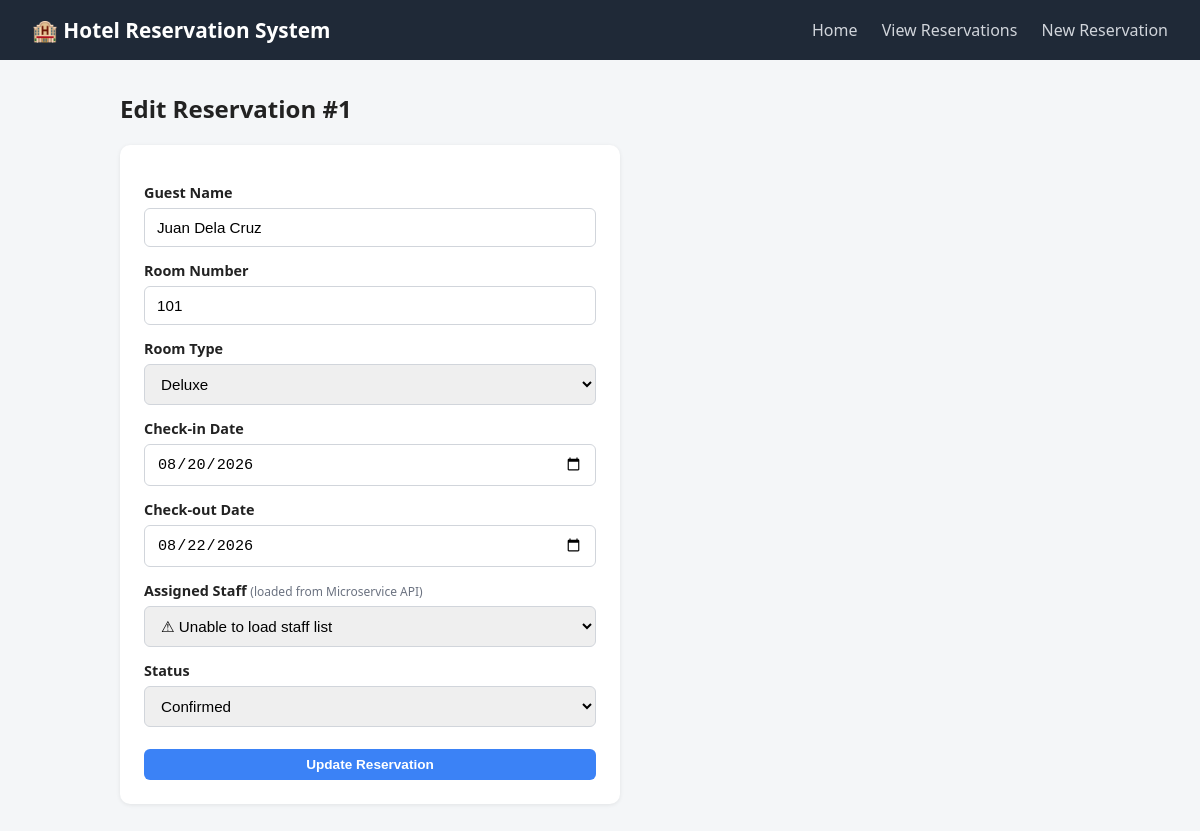
The app's page /main_system/update.php?id=1 with its own data.
### tables this page shows
CREATE TABLE IF NOT EXISTS reservations (
    id INT AUTO_INCREMENT PRIMARY KEY,
    guest_name VARCHAR(100) NOT NULL,
    room_number VARCHAR(10) NOT NULL,
    room_type VARCHAR(50) NOT NULL,
    checkin_date DATE NOT NULL,
    checkout_date DATE NOT NULL,
    assigned_employee_id INT NOT NULL,        
    assigned_employee_name VARCHAR(100) NOT NULL,
    status VARCHAR(20) DEFAULT 'Pending',
    created_at TIMESTAMP DEFAULT CURRENT_TIMESTAMP,
    updated_at TIMESTAMP DEFAULT CURRENT_TIMESTAMP ON UPDATE CURRENT_TIMESTAMP
);

### main_system/update.php (the view, shortened to what this page needs)
<?php
require_once __DIR__ . '/db_config.php';
$id = isset($_GET['id']) ? (int)$_GET['id'] : (isset($_POST['id']) ? (int)$_POST['id'] : 0);
$stmt = $pdo->prepare("SELECT * FROM reservations WHERE id = :id");
$stmt->execute([':id' => $id]);
$reservation = $stmt->fetch();
?>
<!DOCTYPE html>
<html lang="en">
<head>
    <link rel="stylesheet" href="style.css">
</head>
<body>
    <header class="topbar">
        <h1>🏨 Hotel Reservation System</h1>
        <nav>
            <a href="index.html">Home</a>
            <a href="read.php">View Reservations</a>
            <a href="create.php">New Reservation</a>
        </nav>
    </header>
    <main class="container">
        <h2>Edit Reservation #<?= (int)$reservation['id'] ?></h2>
        <form method="POST" action="update.php" class="form-card">
            <label for="guest_name">Guest Name</label>
            <input type="text" id="guest_name" name="guest_name" required
                   value="<?= htmlspecialchars($reservation['guest_name']) ?>">
            <label for="room_number">Room Number</label>
            <input type="text" id="room_number" name="room_number" required
                   value="<?= htmlspecialchars($reservation['room_number']) ?>">
            <label for="room_type">Room Type</label>
            <select id="room_type" name="room_type" required>
                <?php foreach (["Standard","Deluxe","Suite","Presidential"] as $type): ?>
                    <option value="<?= $type ?>" <?= $reservation['room_type'] === $type ? 'selected' : '' ?>><?= $type ?></option>
                <?php endforeach; ?>
            </select>
            <label for="checkin_date">Check-in Date</label>
            <input type="date" id="checkin_date" name="checkin_date" required
                   value="<?= htmlspecialchars($reservation['checkin_date']) ?>">
            <label for="checkout_date">Check-out Date</label>
            <input type="date" id="checkout_date" name="checkout_date" required
                   value="<?= htmlspecialchars($reservation['checkout_date']) ?>">
            <label for="assigned_employee_id">Assigned Staff <small>(loaded from Microservice API)</small></label>
            <select id="assigned_employee_id" name="assigned_employee_id"
                    data-selected="<?= (int)$reservation['assigned_employee_id'] ?>" required>
                <option value="">Loading staff list...</option>
            </select>
            <label for="status">Status</label>
            <select id="status" name="status">
                <?php foreach (["Pending","Confirmed","Cancelled"] as $st): ?>
                    <option value="<?= $st ?>" <?= $reservation['status'] === $st ? 'selected' : '' ?>><?= $st ?></option>
                <?php endforeach; ?>
            </select>
            <button type="submit" class="btn btn-primary">Update Reservation</button>
        </form>
    </main>
</body>
</html>

### main_system/style.css (style rules this page uses)
* { box-sizing: border-box; }
body { margin: 0; font-family: "Segoe UI", Arial, sans-serif; background: #f4f6f8; color: #222; }
.topbar { background: #1f2937; color: #fff; padding: 16px 32px; display: flex; align-items: center; justify-content: space-between; flex-wrap: wrap; }
.topbar h1 { margin: 0; font-size: 1.3rem; }
.topbar nav a { color: #d1d5db; text-decoration: none; margin-left: 20px; font-weight: 500; }
.container { max-width: 1000px; margin: 32px auto; padding: 0 20px; }
.form-card { background: #fff; padding: 24px; border-radius: 10px; box-shadow: 0 1px 4px rgba(0,0,0,0.08); display: flex; flex-direction: column; max-width: 500px; }
.form-card label { margin-top: 14px; margin-bottom: 6px; font-weight: 600; font-size: 0.9rem; }
.form-card label small { font-weight: 400; color: #6b7280; }
.form-card input, .form-card select { padding: 10px 12px; border: 1px solid #d1d5db; border-radius: 6px; font-size: 0.95rem; }
.btn { display: inline-block; padding: 8px 14px; border-radius: 6px; text-decoration: none; font-size: 0.85rem; font-weight: 600; cursor: pointer; border: none; }
.btn-primary { background: #3b82f6; color: #fff; margin-top: 22px; }

### records on screen
reservations: id "1", guest_name "Juan Dela Cruz", room_number "101", room_type "Deluxe", checkin_date "08/20/2026", checkout_date "08/22/2026", assigned_employee_id "⚠ Unable to load staff list", status "Confirmed"
